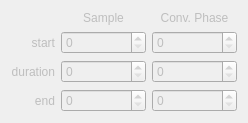
              <widget class="QWidget" name="tab_5">
               <property name="enabled">
                <bool>false</bool>
               </property>
               <attribute name="title">
                <string>Ambient 2</string>
               </attribute>
               <layout class="QGridLayout" name="gridLayout_17">
                <item row="0" column="1">
                 <widget class="QLabel" name="label_51">
                  <property name="text">
                   <string>Sample</string>
                  </property>
                  <property name="alignment">
                   <set>Qt::AlignmentFlag::AlignBottom|Qt::AlignmentFlag::AlignHCenter</set>
                  </property>
                 </widget>
                </item>
                <item row="0" column="2">
                 <widget class="QLabel" name="label_54">
                  <property name="text">
                   <string>Conv. Phase</string>
                  </property>
                  <property name="alignment">
                   <set>Qt::AlignmentFlag::AlignBottom|Qt::AlignmentFlag::AlignHCenter</set>
                  </property>
                 </widget>
                </item>
                <item row="1" column="0">
                 <widget class="QLabel" name="label_52">
                  <property name="text">
                   <string>start</string>
                  </property>
                  <property name="alignment">
                   <set>Qt::AlignmentFlag::AlignRight|Qt::AlignmentFlag::AlignTrailing|Qt::AlignmentFlag::AlignVCenter</set>
                  </property>
                 </widget>
                </item>
                <item row="1" column="1">
                 <widget class="QSpinBox" name="spinBox_L1sampStart_3">
                  <property name="minimumSize">
                   <size>
                    <width>85</width>
                    <height>20</height>
                   </size>
                  </property>
                  <property name="maximum">
                   <number>65535</number>
                  </property>
                 </widget>
                </item>
                <item row="1" column="2">
                 <widget class="QSpinBox" name="spinBox_L1cpStart_3">
                  <property name="minimumSize">
                   <size>
                    <width>85</width>
                    <height>20</height>
                   </size>
                  </property>
                  <property name="maximum">
                   <number>65535</number>
                  </property>
                 </widget>
                </item>
                <item row="2" column="0">
                 <widget class="QLabel" name="label_50">
                  <property name="text">
                   <string>duration</string>
                  </property>
                  <property name="alignment">
                   <set>Qt::AlignmentFlag::AlignRight|Qt::AlignmentFlag::AlignTrailing|Qt::AlignmentFlag::AlignVCenter</set>
                  </property>
                 </widget>
                </item>
                <item row="2" column="1">
                 <widget class="QSpinBox" name="spinBox_L1sampDur_3">
                  <property name="minimumSize">
                   <size>
                    <width>85</width>
                    <height>20</height>
                   </size>
                  </property>
                  <property name="maximum">
                   <number>65535</number>
                  </property>
                 </widget>
                </item>
                <item row="2" column="2">
                 <widget class="QSpinBox" name="spinBox_L1cpDur_3">
                  <property name="minimumSize">
                   <size>
                    <width>85</width>
                    <height>20</height>
                   </size>
                  </property>
                  <property name="maximum">
                   <number>65535</number>
                  </property>
                 </widget>
                </item>
                <item row="3" column="0">
                 <widget class="QLabel" name="label_53">
                  <property name="text">
                   <string>end</string>
                  </property>
                  <property name="alignment">
                   <set>Qt::AlignmentFlag::AlignRight|Qt::AlignmentFlag::AlignTrailing|Qt::AlignmentFlag::AlignVCenter</set>
                  </property>
                 </widget>
                </item>
                <item row="3" column="1">
                 <widget class="QSpinBox" name="spinBox_L1sampEnd_3">
                  <property name="minimumSize">
                   <size>
                    <width>85</width>
                    <height>20</height>
                   </size>
                  </property>
                  <property name="maximum">
                   <number>65535</number>
                  </property>
                 </widget>
                </item>
                <item row="3" column="2">
                 <widget class="QSpinBox" name="spinBox_L1cpEnd_3">
                  <property name="minimumSize">
                   <size>
                    <width>85</width>
                    <height>20</height>
                   </size>
                  </property>
                  <property name="maximum">
                   <number>65535</number>
                  </property>
                 </widget>
                </item>
               </layout>
              </widget>
